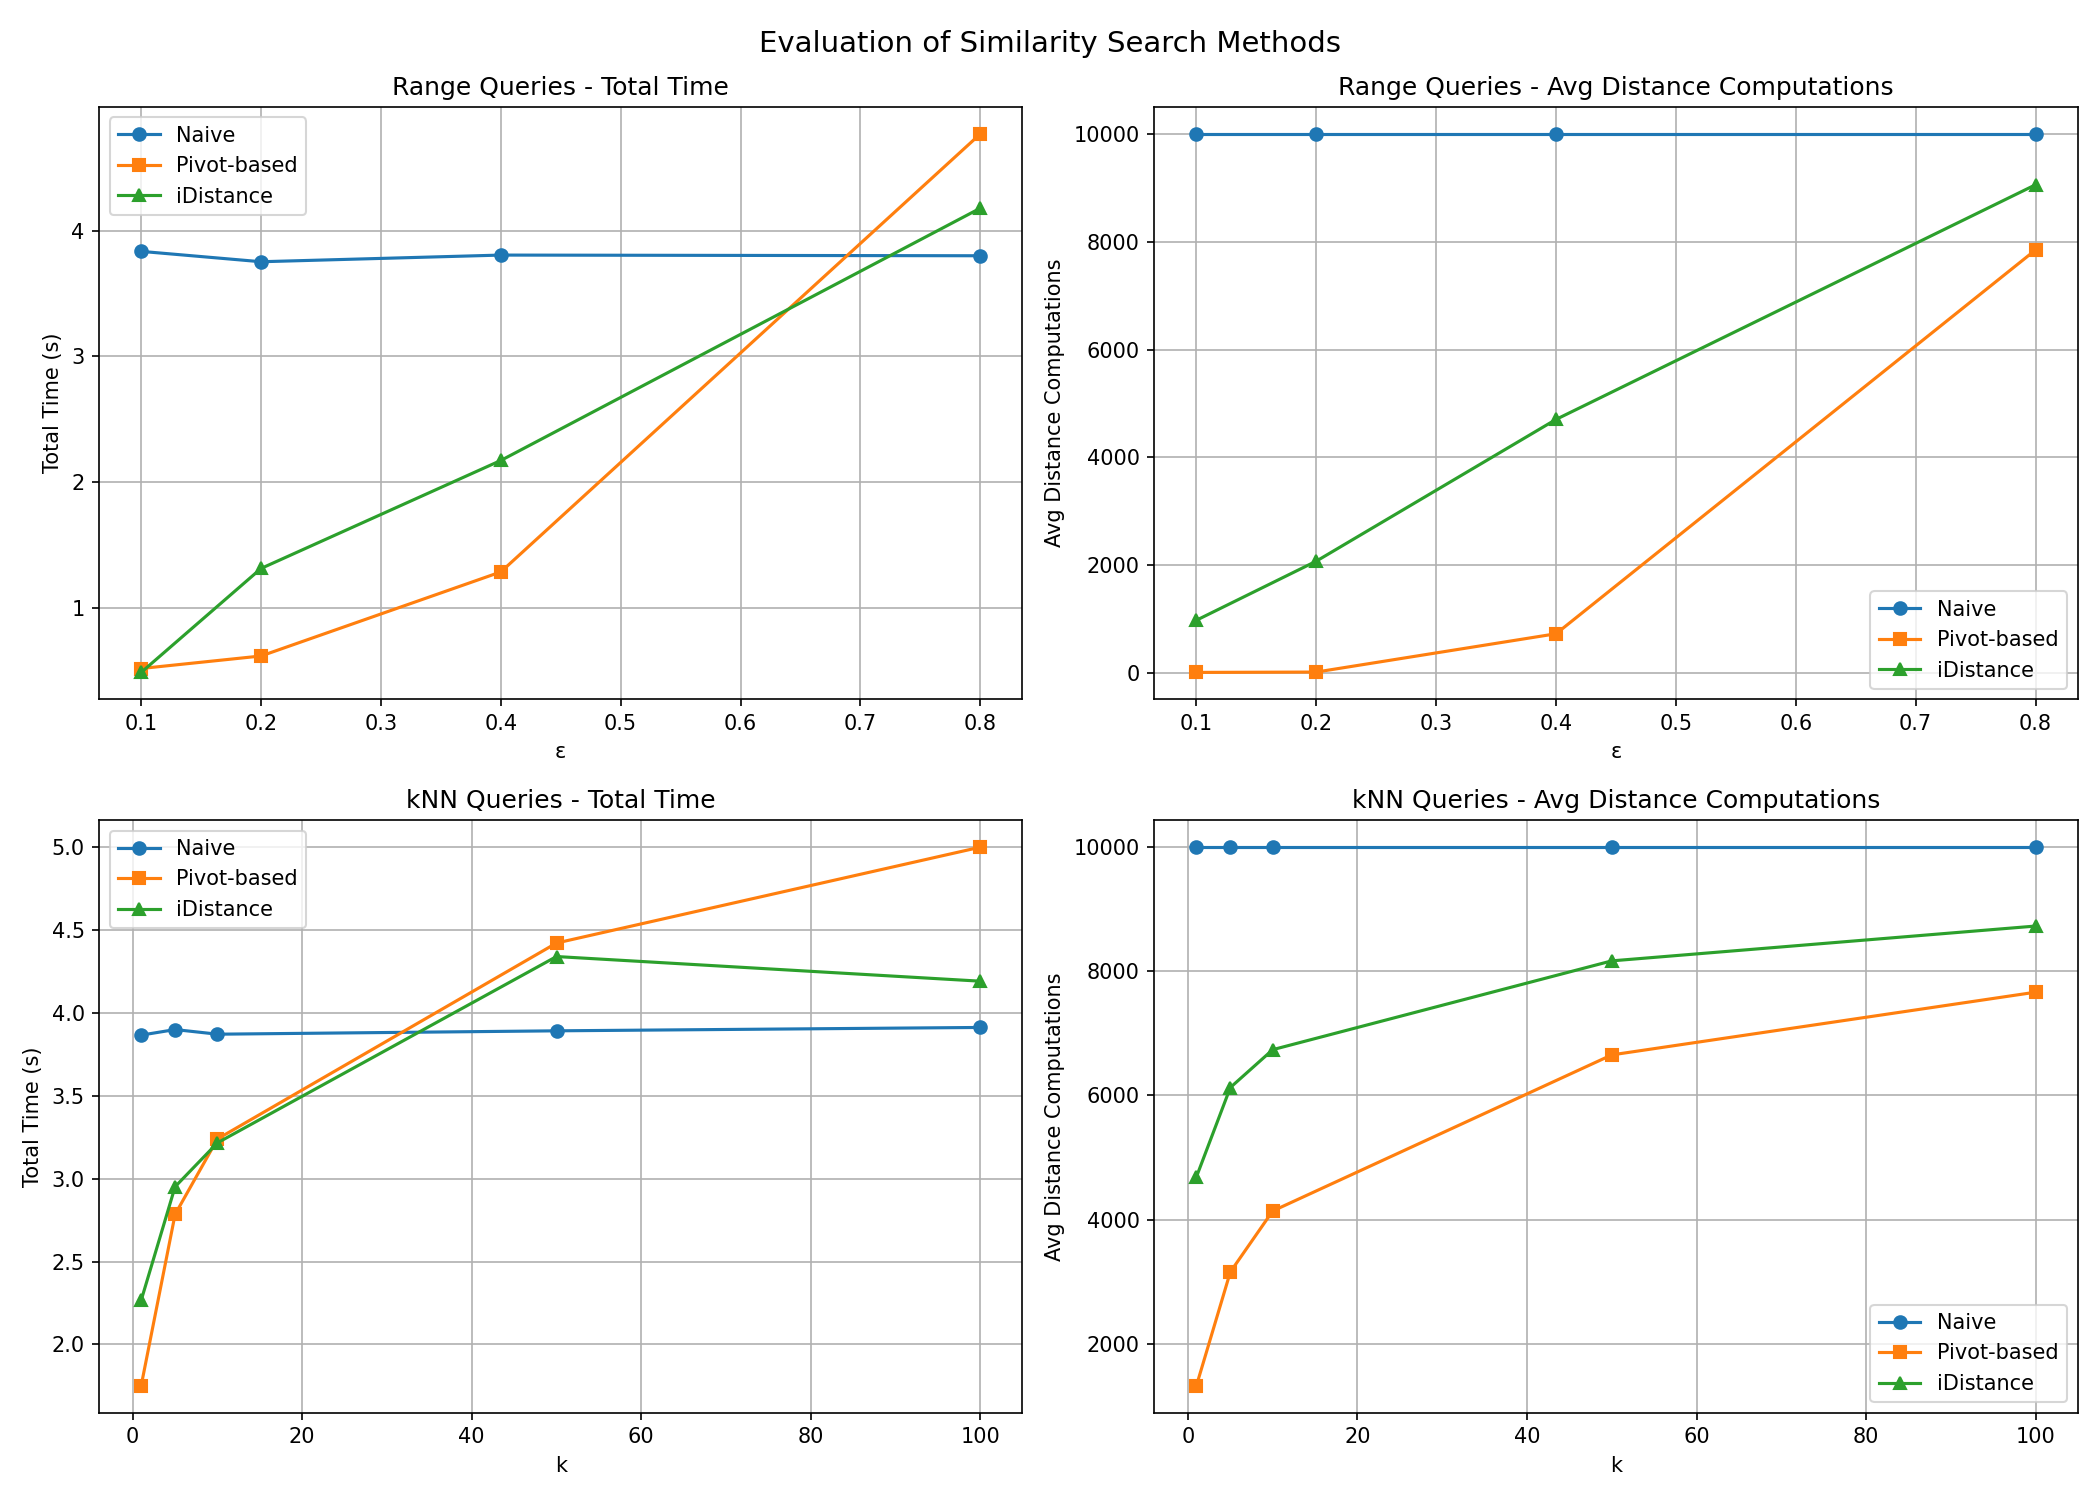

The script that saved this image:
#Dimitris Ntaoultzis 5311
#Pavlos Mpasoukeas 5296 


import time
import matplotlib
matplotlib.use('Agg')
import matplotlib.pyplot as plt
from similarity_search import (load_data, compute_pivots, compute_idistance,
                                range_naive, range_pivot, range_idistance,
                                knn_naive, knn_pivot, knn_idistance)

# ==================== ΠΑΡΑΜΕΤΡΟΙ ====================

NUMPIVOTS = 10
EPSILONS = [0.1, 0.2, 0.4, 0.8]
KS = [1, 5, 10, 50, 100]

# ==================== ΦΟΡΤΩΣΗ & ΠΡΟΕΤΟΙΜΑΣΙΑ ====================

print("Φόρτωση δεδομένων")
data = load_data("data10K10.txt")
queries = load_data("queries10.txt")
nq = len(queries)

print(f"Υπολογισμός {NUMPIVOTS} pivots")
pivot_ids, distances = compute_pivots(data, NUMPIVOTS)
print(f"pivots: {pivot_ids}")

print("Κατασκευή iDistance index")
idistance_array, maxd_per_pivot, maxd, nearest_pivot = compute_idistance(
    data, pivot_ids, distances)

# ==================== ΠΕΙΡΑΜΑΤΑ RANGE QUERIES ====================

print("\n--- Πειράματα Range Queries ---")

range_time_naive = []
range_time_pivot = []
range_time_idist = []
range_comp_naive = []
range_comp_pivot = []
range_comp_idist = []

for epsilon in EPSILONS:
    print(f"  ε = {epsilon}")

    # Naive
    tt, tc = 0, 0
    for q in queries:
        t0 = time.time()
        res, comps = range_naive(data, q, epsilon)
        tt += time.time() - t0
        tc += comps
    range_time_naive.append(tt)
    range_comp_naive.append(tc / nq)

    # Pivot-based
    tt, tc = 0, 0
    for q in queries:
        t0 = time.time()
        res, comps = range_pivot(data, q, epsilon, pivot_ids, distances)
        tt += time.time() - t0
        tc += comps
    range_time_pivot.append(tt)
    range_comp_pivot.append(tc / nq)

    # iDistance
    tt, tc = 0, 0
    for q in queries:
        t0 = time.time()
        res, comps = range_idistance(data, q, epsilon, pivot_ids, distances,
                                     idistance_array, maxd_per_pivot, maxd, nearest_pivot)
        tt += time.time() - t0
        tc += comps
    range_time_idist.append(tt)
    range_comp_idist.append(tc / nq)

# ==================== ΠΕΙΡΑΜΑΤΑ KNN QUERIES ====================

print("\n--- Πειράματα kNN Queries ---")

knn_time_naive = []
knn_time_pivot = []
knn_time_idist = []
knn_comp_naive = []
knn_comp_pivot = []
knn_comp_idist = []

for k in KS:
    print(f"  k = {k}")

    # Naive
    tt, tc = 0, 0
    for q in queries:
        t0 = time.time()
        res, comps = knn_naive(data, q, k)
        tt += time.time() - t0
        tc += comps
    knn_time_naive.append(tt)
    knn_comp_naive.append(tc / nq)

    # Pivot-based
    tt, tc = 0, 0
    for q in queries:
        t0 = time.time()
        res, comps = knn_pivot(data, q, k, pivot_ids, distances)
        tt += time.time() - t0
        tc += comps
    knn_time_pivot.append(tt)
    knn_comp_pivot.append(tc / nq)

    # iDistance
    tt, tc = 0, 0
    for q in queries:
        t0 = time.time()
        res, comps = knn_idistance(data, q, k, pivot_ids, distances,
                                   idistance_array, maxd_per_pivot, maxd, nearest_pivot)
        tt += time.time() - t0
        tc += comps
    knn_time_idist.append(tt)
    knn_comp_idist.append(tc / nq)

# ==================== PLOTS ====================

fig, axes = plt.subplots(2, 2, figsize=(14, 10))
fig.suptitle('Evaluation of Similarity Search Methods', fontsize=14)

# Plot 1: Range - Total Time
ax = axes[0, 0]
ax.plot(EPSILONS, range_time_naive, marker='o', label='Naive')
ax.plot(EPSILONS, range_time_pivot, marker='s', label='Pivot-based')
ax.plot(EPSILONS, range_time_idist, marker='^', label='iDistance')
ax.set_xlabel('ε')
ax.set_ylabel('Total Time (s)')
ax.set_title('Range Queries - Total Time')
ax.legend()
ax.grid(True)

# Plot 2: Range - Avg Distance Computations
ax = axes[0, 1]
ax.plot(EPSILONS, range_comp_naive, marker='o', label='Naive')
ax.plot(EPSILONS, range_comp_pivot, marker='s', label='Pivot-based')
ax.plot(EPSILONS, range_comp_idist, marker='^', label='iDistance')
ax.set_xlabel('ε')
ax.set_ylabel('Avg Distance Computations')
ax.set_title('Range Queries - Avg Distance Computations')
ax.legend()
ax.grid(True)

# Plot 3: kNN - Total Time
ax = axes[1, 0]
ax.plot(KS, knn_time_naive, marker='o', label='Naive')
ax.plot(KS, knn_time_pivot, marker='s', label='Pivot-based')
ax.plot(KS, knn_time_idist, marker='^', label='iDistance')
ax.set_xlabel('k')
ax.set_ylabel('Total Time (s)')
ax.set_title('kNN Queries - Total Time')
ax.legend()
ax.grid(True)

# Plot 4: kNN - Avg Distance Computations
ax = axes[1, 1]
ax.plot(KS, knn_comp_naive, marker='o', label='Naive')
ax.plot(KS, knn_comp_pivot, marker='s', label='Pivot-based')
ax.plot(KS, knn_comp_idist, marker='^', label='iDistance')
ax.set_xlabel('k')
ax.set_ylabel('Avg Distance Computations')
ax.set_title('kNN Queries - Avg Distance Computations')
ax.legend()
ax.grid(True)

plt.tight_layout()
plt.savefig('plots.png', dpi=150)
print("\nΤα plots αποθηκεύτηκαν στο plots.png")
